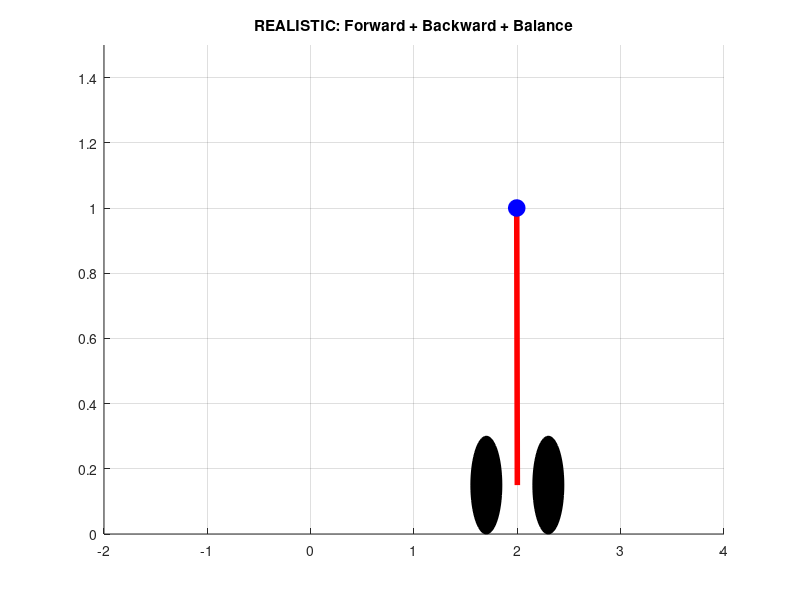

Source code (MATLAB):
clear
clc
close all

t = 0:0.05:15;

theta = zeros(size(t));
x_move = zeros(size(t));

for i = 1:length(t)

    if t(i) < 4
        
        theta(i) = 0.15;
        x_move(i) = 0.5 * t(i);
        
    elseif t(i) < 8
        
        theta(i) = 0.15*exp(-0.5*(t(i)-4)).*cos(3*(t(i)-4));
        x_move(i) = 2 + 0.3*(t(i)-4);
        
    elseif t(i) < 11
        
        theta(i) = -0.15;
        x_move(i) = 3.2 - 0.4*(t(i)-8);
        
    else
        
        theta(i) = 0.15*exp(-0.8*(t(i)-11)).*cos(4*(t(i)-11));
        x_move(i) = 2;
        
    end
end

L = 1;
wheel_r = 0.15;
wheel_distance = 0.6;

figure

for i = 1:length(t)

    clf
    
    w1 = x_move(i) - wheel_distance/2;
    w2 = x_move(i) + wheel_distance/2;
    
    xb = x_move(i) + [0 L*sin(theta(i))];
    yb = [wheel_r L*cos(theta(i))];
    
    rectangle('Position',[w1-wheel_r,0,2*wheel_r,2*wheel_r],...
        'Curvature',[1 1],'FaceColor','k')
    hold on
    
    rectangle('Position',[w2-wheel_r,0,2*wheel_r,2*wheel_r],...
        'Curvature',[1 1],'FaceColor','k')
    
    plot(xb,yb,'r','LineWidth',4)
    
    plot(xb(2),yb(2),'bo','MarkerSize',12,'MarkerFaceColor','b')
    
    axis([-2 4 0 1.5])
    grid on
    
    title('REALISTIC: Forward + Backward + Balance')
    
    drawnow

end
